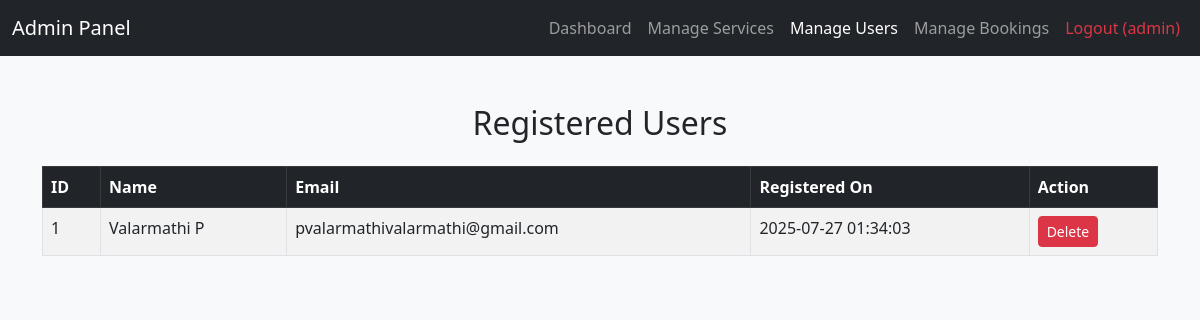
The page /manage_users.php (signed in) on the database its author committed.
### tables this page shows
CREATE TABLE `users` (
  `user_id` int(11) NOT NULL,
  `name` varchar(100) DEFAULT NULL,
  `email` varchar(100) DEFAULT NULL,
  `password` varchar(255) DEFAULT NULL,
  `created_at` timestamp NOT NULL DEFAULT current_timestamp()
);

### manage_users.php (the view, shortened to what this page needs)
<?php
include('../includes/db.php');
$users = mysqli_query($conn, "SELECT * FROM users ORDER BY created_at DESC");
?>
<!DOCTYPE html>
<html lang="en">
<head>
    <link href="https://cdn.jsdelivr.net/npm/bootstrap@5.3.0/dist/css/bootstrap.min.css" rel="stylesheet">
</head>
<body class="bg-light">
    <nav class="navbar navbar-expand-lg navbar-dark bg-dark">
        <div class="container-fluid">
            <a class="navbar-brand" href="dashboard.php">Admin Panel</a>
            <div class="collapse navbar-collapse">
                <ul class="navbar-nav ms-auto">
                    <li class="nav-item"><a class="nav-link" href="dashboard.php">Dashboard</a></li>
                    <li class="nav-item"><a class="nav-link" href="manage_services.php">Manage Services</a></li>
                    <li class="nav-item"><a class="nav-link active" href="manage_users.php">Manage Users</a></li>
                    <li class="nav-item"><a class="nav-link" href="manage_bookings.php">Manage Bookings</a></li>
                    <li class="nav-item"><a class="nav-link text-danger" href="logout.php">Logout (<?php echo $_SESSION['admin']; ?>)</a></li>
                </ul>
            </div>
        </div>
    </nav>
    <div class="container mt-5">
        <h2 class="text-center">Registered Users</h2>
        <table class="table table-bordered table-striped mt-4">
            <thead class="table-dark">
                <tr>
                    <th>ID</th>
                    <th>Name</th>
                    <th>Email</th>
                    <th>Registered On</th>
                    <th>Action</th>
                </tr>
            </thead>
            <tbody>
                <?php while($row = mysqli_fetch_assoc($users)): ?>
                <tr>
                    <td><?php echo $row['user_id']; ?></td>
                    <td><?php echo $row['name']; ?></td>
                    <td><?php echo $row['email']; ?></td>
                    <td><?php echo $row['created_at']; ?></td>
                    <td>
                        <a href="manage_users.php?delete=<?php echo $row['user_id']; ?>"
                           class="btn btn-danger btn-sm"
                           onclick="return confirm('Are you sure you want to delete this user?');">
                           Delete
                        </a>
                    </td>
                </tr>
                <?php endwhile; ?>
            </tbody>
        </table>
    </div>
</body>
</html>

### rows shown on the page
users: user_id "1", name "Valarmathi P", email "pvalarmathivalarmathi@gmail.com", created_at "2025-07-27 01:34:03"

### other values the page prints
$_SESSION['admin'] "admin"
